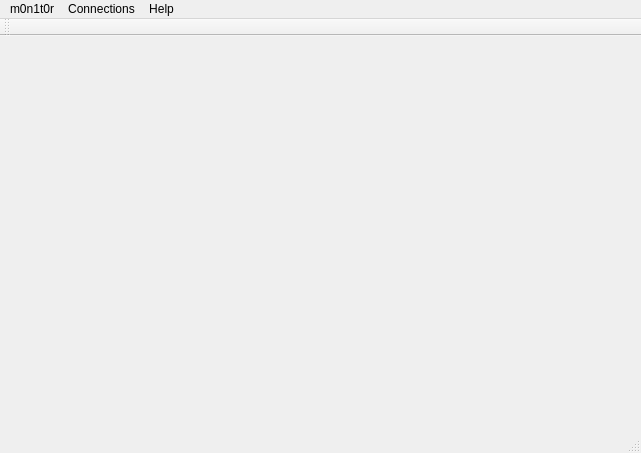
<?xml version="1.0" encoding="UTF-8"?>
<ui version="4.0">
 <class>MainWindow</class>
 <widget class="QMainWindow" name="MainWindow">
  <property name="geometry">
   <rect>
    <x>0</x>
    <y>0</y>
    <width>641</width>
    <height>453</height>
   </rect>
  </property>
  <property name="windowTitle">
   <string>m0n1t0r - Unknown</string>
  </property>
  <widget class="QWidget" name="centralWidget">
   <layout class="QGridLayout" name="gridLayout"/>
  </widget>
  <widget class="QMenuBar" name="menuBar">
   <property name="geometry">
    <rect>
     <x>0</x>
     <y>0</y>
     <width>641</width>
     <height>24</height>
    </rect>
   </property>
   <widget class="QMenu" name="menuAbout">
    <property name="title">
     <string>Help</string>
    </property>
   </widget>
   <widget class="QMenu" name="menum0n1t0r">
    <property name="title">
     <string>m0n1t0r</string>
    </property>
    <addaction name="actionAbout_m0n1t0r"/>
   </widget>
   <widget class="QMenu" name="menuConnections">
    <property name="title">
     <string>Connections</string>
    </property>
    <addaction name="actionConnect"/>
   </widget>
   <addaction name="menum0n1t0r"/>
   <addaction name="menuConnections"/>
   <addaction name="menuAbout"/>
  </widget>
  <widget class="QToolBar" name="mainToolBar">
   <attribute name="toolBarArea">
    <enum>TopToolBarArea</enum>
   </attribute>
   <attribute name="toolBarBreak">
    <bool>false</bool>
   </attribute>
  </widget>
  <widget class="QStatusBar" name="statusBar"/>
  <action name="actionAbout_m0n1t0r">
   <property name="text">
    <string>About m0n1t0r</string>
   </property>
  </action>
  <action name="actionConnect">
   <property name="text">
    <string>Connect</string>
   </property>
  </action>
 </widget>
 <layoutdefault spacing="6" margin="11"/>
 <resources/>
 <connections/>
</ui>
